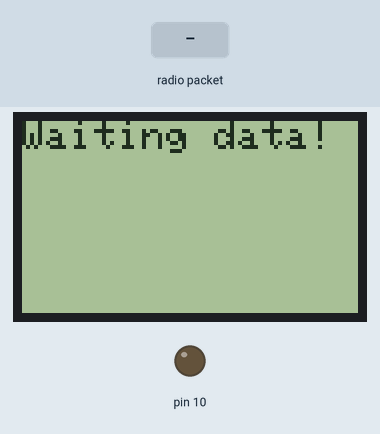
A sketch run on a simulated Arduino Uno, built with avr-gcc and run on an emulated ATmega328P. Parts: 84×48 one-colour display, output pins drawn as LEDs (lit = HIGH). The inputs (shaded band) are chosen by the test bench. No radio packets arrive unless stated.

Above: at 1.2 s.
1.3 s: radio packet "1" arrives
At 2.3 s:
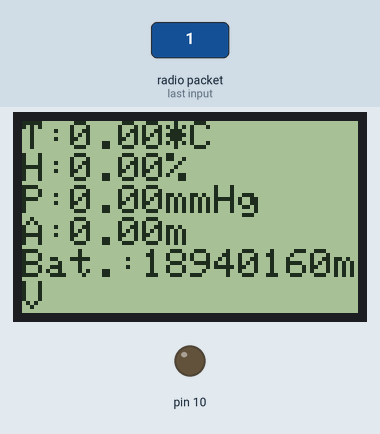
At 7.3 s:
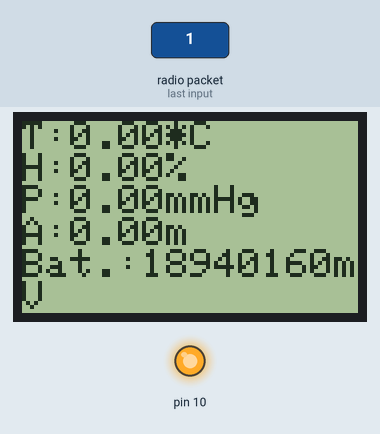
Timing chart, 0 to 8.8 s (numbered marks = the images above; inputs shaded):
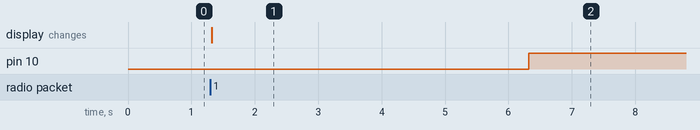

The sketch:

DisplayNode.ino
```cpp
// DisplayNode - part of arduino-based weather station
//
// Receive data over RF(315Mhz) and show in on display(PCD8544-based).
//

boolean debug=0;   //Set to 1 for console debugging

#include <RH_ASK.h>
#include <SPI.h>
#include <Adafruit_GFX.h>
#include <Adafruit_PCD8544.h>

RH_ASK radio;

struct SensorData {
  float dht22_t;
  float dht22_h;
  float ds18b20_t;
  float bmp180_t;
  float bmp180_p;
  float bmp180_a;
  long battery;
};

SensorData sensor;

// Software SPI (slower updates, more flexible pin options):
// pin 7 - Serial clock out (SCLK)
// pin 6 - Serial data out (DIN)
// pin 5 - Data/Command select (D/C)
// pin 4 - LCD chip select (CS)
// pin 3 - LCD reset (RST)
Adafruit_PCD8544 display = Adafruit_PCD8544(7, 6, 5, 4, 3);

void setup()
{
    if (debug==1)
    {
		Serial.begin(9600);
		Serial.println("DisplayNode start.");
    }

	// init radio
    radio.init();
    radio.setModeRx();

    // led light
    pinMode(10, OUTPUT);
    digitalWrite(10, LOW);

	// init display
    display.begin();
    display.setContrast(38);
    display.clearDisplay();
    display.setTextSize(1);
    display.setTextColor(BLACK);
    display.print("Waiting data!");
    display.display();
}

void loop()
{
    uint8_t buf[RH_ASK_MAX_MESSAGE_LEN];
    uint8_t buflen = sizeof(buf);

    if (radio.recv(buf, &buflen)) // Non-blocking
    {
        memcpy(&sensor, &buf, sizeof(sensor));

		// show data on screen
        display.clearDisplay();
        display.setCursor(0,0);
        display.print("T:");
        display.print(sensor.ds18b20_t);
        display.println("*C ");
        display.print("H:");
        display.print(sensor.dht22_h);
        display.println("%");
        display.print("P:");
        display.print(sensor.bmp180_p*0.0075006375541921);
        display.println("mmHg");
        display.print("A:");
        display.print(sensor.bmp180_a);
        display.println("m");
        display.print("Bat.:");
        display.print(sensor.battery);
        display.println("mV");
        display.display();

		// enable backlight for 5 sec
        digitalWrite(10, LOW);
        delay(5000);
        digitalWrite(10, HIGH);

		// print data for debugging
        if (debug==1)
        {
			Serial.print("DHT22    T:");
			Serial.print(sensor.dht22_t);
			Serial.print("*C ");
			Serial.print("H:");
			Serial.print(sensor.dht22_h);
			Serial.println("%");

			Serial.print("DS18B20  T:");
			Serial.print(sensor.ds18b20_t);
			Serial.println("*C ");

			Serial.print("BMP180   T:");
			Serial.print(sensor.bmp180_t);
			Serial.print("*C ");
			Serial.print("P:");
			Serial.print(sensor.bmp180_p);
			Serial.print("Pa ");
			Serial.print("A:");
			Serial.print(sensor.bmp180_a);
			Serial.println("m");
			Serial.print("Bat.:");
			Serial.print(sensor.battery);
			Serial.println("mV");
        }
    }
}
```

Measured:
- after the input at 1.3 s, pin 10: LOW → HIGH after 5.0 s; the display: changes at once (image 1)
